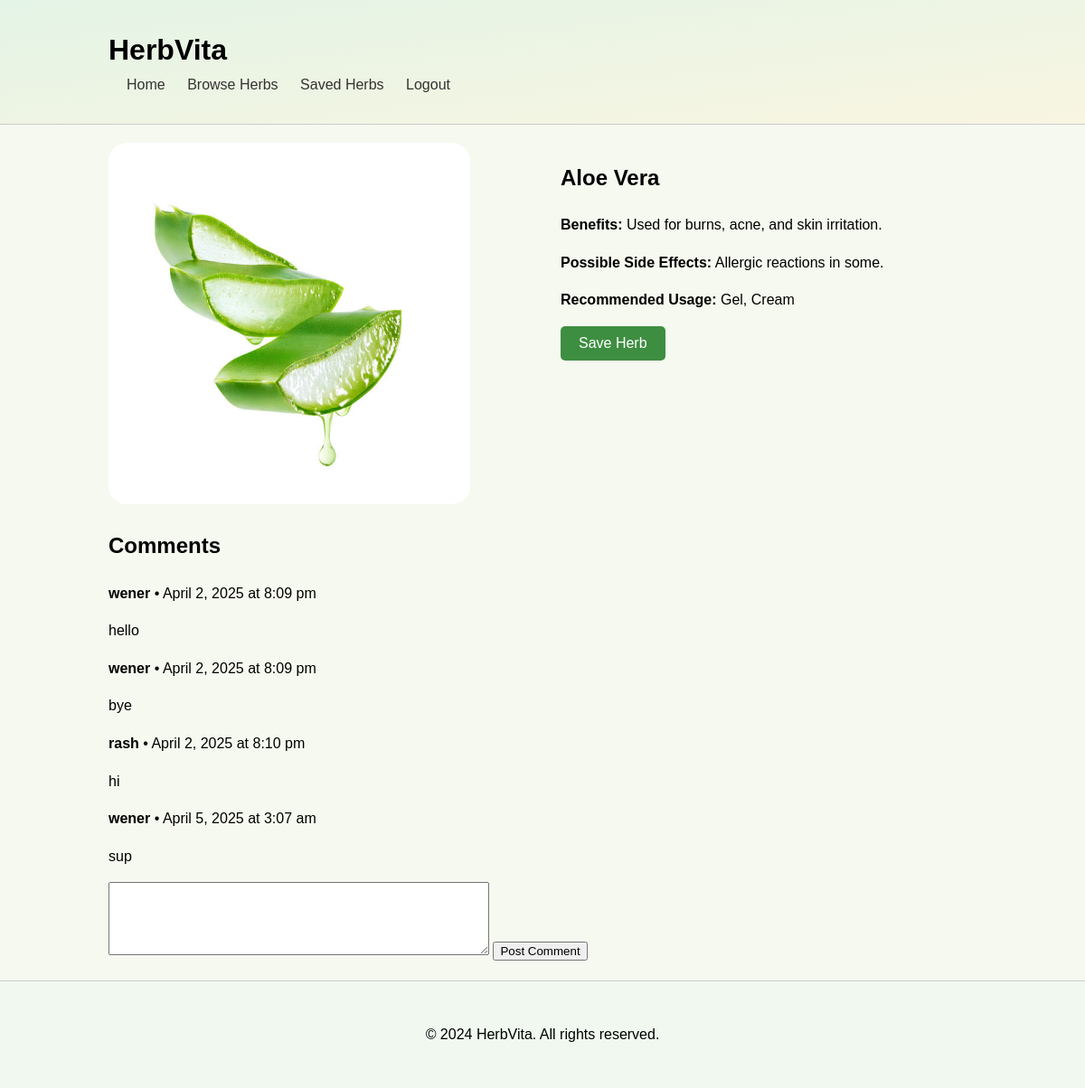
Page /herbDetails.php?id=25 (signed in) on the committed database.
### tables this page shows
CREATE TABLE `herb` (
  `herbID` int(11) NOT NULL,
  `herbName` varchar(20) NOT NULL,
  `sideEffect` varchar(255) NOT NULL,
  `recommendedUsage` text NOT NULL,
  `Benefit` text NOT NULL,
  `healthConcerns` int(11) NOT NULL,
  `imagePath` varchar(255) NOT NULL
);

CREATE TABLE `comments` (
  `commentID` int(11) NOT NULL,
  `herbID` int(11) NOT NULL,
  `userID` varchar(11) NOT NULL,
  `commentText` text NOT NULL,
  `timeAdded` timestamp NOT NULL DEFAULT current_timestamp() ON UPDATE current_timestamp()
);

CREATE TABLE `user` (
  `userID` varchar(11) NOT NULL,
  `Name` varchar(20) NOT NULL,
  `Email` varchar(50) NOT NULL,
  `passwordHash` varchar(255) NOT NULL,
  `healthInterest` int(11) NOT NULL
);

### herbDetails.php (the view, shortened to what this page needs)
<?php
include 'db_connect.php';
if (isset($_GET['id']) && is_numeric($_GET['id'])) {
    $herbId = $_GET['id'];
    $sql = "SELECT herbID, herbName, sideEffect, recommendedUsage, Benefit, imagePath
            FROM herb
            WHERE herbID = ?";
    $stmt = $conn->prepare($sql);
    $stmt->bind_param("i", $herbId);
    $stmt->execute();
    $result = $stmt->get_result();
    if ($result->num_rows == 1) {
        $herb = $result->fetch_assoc();
    } else {
        header("Location: browseHerb.php");
        exit();
    }
} else {
    header("Location: browseHerb.php");
    exit();
}
?>
<!DOCTYPE html>
<html lang="en">
<head>
    <link rel="stylesheet" href="style.css">
</head>
<body>
    <header>
        <div class="container">
            <h1>HerbVita</h1>
            <nav>
                <ul>
                    <li><a href="index.php">Home</a></li>
                    <li><a href="browseHerb.php">Browse Herbs</a></li>
                    <?php if(isset($_SESSION['loggedin']) && $_SESSION['loggedin'] === true): ?>
                        <li><a href="profile.php">Saved Herbs</a></li>
                        <li><a href="logout.php">Logout</a></li>
                    <?php else: ?>
                        <li><a href="login.php">Login/Register</a></li>
                    <?php endif; ?>
                </ul>
            </nav>
        </div>
    </header>
    <main class="container">
        <section class="herb-details">
            <?php if ($herb): ?>
                <div class="herbPageContainer">
                    <div class="herb-image">
                        <img src="<?php echo htmlspecialchars($herb['imagePath']); ?>" alt="<?php echo htmlspecialchars($herb['herbName']); ?>">
                    </div>
                    <div class="herb-info">
                        <h2><?php echo htmlspecialchars($herb['herbName']); ?></h2>
                        <p><strong>Benefits:</strong> <?php echo nl2br(htmlspecialchars($herb['Benefit'])); ?></p>
                        <p><strong>Possible Side Effects:</strong> <?php echo nl2br(htmlspecialchars($herb['sideEffect'])); ?></p>
                        <p><strong>Recommended Usage:</strong> <?php echo nl2br(htmlspecialchars($herb['recommendedUsage'])); ?></p>
                         <?php if (isset($_SESSION['loggedin']) && $_SESSION['loggedin'] === true): ?>
                            <form method="post">
                                <button type="submit" name="save_herb" class="saveherb">Save Herb</button>
                            </form>
                        <?php else: ?>
                            <p>You must be logged in to save herbs to your list. <a href="login.php">Login</a> or <a href="signup.php">Sign up</a>.</p>
                        <?php endif; ?>
                    </div>
                </div>
            <?php else: ?>
                <p>Herb not found.</p>
            <?php endif; ?>
        </section>
    <section class="herb-details-comments">
        <h2>Comments</h2>
        <?php
        $sql_comments = "SELECT c.`commentText`, u.`Name`, c.`timeAdded`
                        FROM `comments` c
                        JOIN `user` u ON c.`userID` = u.`userID`
                        WHERE c.`herbID` = ?";
        $stmt_comments = $conn->prepare($sql_comments);
        $stmt_comments->bind_param("i", $herbId);
        $stmt_comments->execute();
        $result_comments = $stmt_comments->get_result();
        if ($result_comments->num_rows > 0) {
            echo "<div class='comments-list'>";
            while ($row = $result_comments->fetch_assoc()) {
                echo "<div class='comment-box'>";
                echo "<p><strong>" . htmlspecialchars($row['Name']) . "</strong> • " .
                     date('F j, Y \a\t g:i a', strtotime($row['timeAdded'])) . "</p>";
                echo "<p>" . htmlspecialchars($row['commentText']) . "</p>";
                echo "</div>";
            }
            echo "</div>";
        }
        ?>
    </section>
    <?php if (isset($_SESSION['loggedin']) && $_SESSION['loggedin'] === true): ?>
        <form action="submitComment.php" method="POST">
            <textarea name="comment" rows="5" cols="50" required></textarea>
            <button type="submit">Post Comment</button>
        </form>
    <?php else: ?>
        <p>You must be logged in to comment. <a href="login.php">Login</a> or <a href="signup.php">Sign up</a>.</p>
    <?php endif; ?>
    </main>
    <footer>
        <div class="container">
            <p>&copy; 2024 HerbVita. All rights reserved.</p>
        </div>
    </footer>
</body>
</html>

### style.css (style rules this page uses)
body { font-family: sans-serif; margin: 0; padding: 0; line-height: 1.6; background-color: #f6f9f0; }
.container { width: 80%; max-width: 1200px; margin: 0 auto; padding: 20px; }
header { background: linear-gradient(to bottom right, #e4f4e6, #f8f5e1); padding: 10px 0; border-bottom: 1px solid #ccc; }
header h1 { margin: 0; display: inline-block; }
nav ul { list-style: none; padding: 0; margin: 0; display: inline-block; }
nav ul li { display: inline; margin-left: 20px; }
nav ul li a { text-decoration: none; color: #333; }
main { padding: 20px 0; }
footer { background-color: #f0f8f0; text-align: center; padding: 10px 0; border-top: 1px solid #ccc; }
.herbPageContainer { display: flex; flex-direction: row; align-items: flex-start; margin: 0 auto; width: 100%; }
.herbPageContainer > div:first-child { flex-basis: 50%; padding-right: 20px; }
.herbPageContainer > div:last-child { flex-basis: 50%; padding-left: 20px; }
.herb-image img { max-width: 25rem; max-height: 25rem; border-radius: 20px; }
.saveherb { padding: 10px 20px; background-color: #3e8e41; color: white; border: none; border-radius: 5px; cursor: pointer; font-size: 16px; transition: background-color 0.3s ease; }

### rows in the picture
herb: imagePath (picture), herbName "Aloe Vera", Benefit "Used for burns, acne, and skin irritation.", sideEffect "Allergic reactions in some.", recommendedUsage "Gel, Cream"
comments: userID.Name "wener", timeAdded "April 2, 2025 at 8:09 pm", commentText "hello"
comments: userID.Name "wener", timeAdded "April 2, 2025 at 8:09 pm", commentText "bye"
comments: userID.Name "rash", timeAdded "April 2, 2025 at 8:10 pm", commentText "hi"
comments: userID.Name "wener", timeAdded "April 5, 2025 at 3:07 am", commentText "sup"
